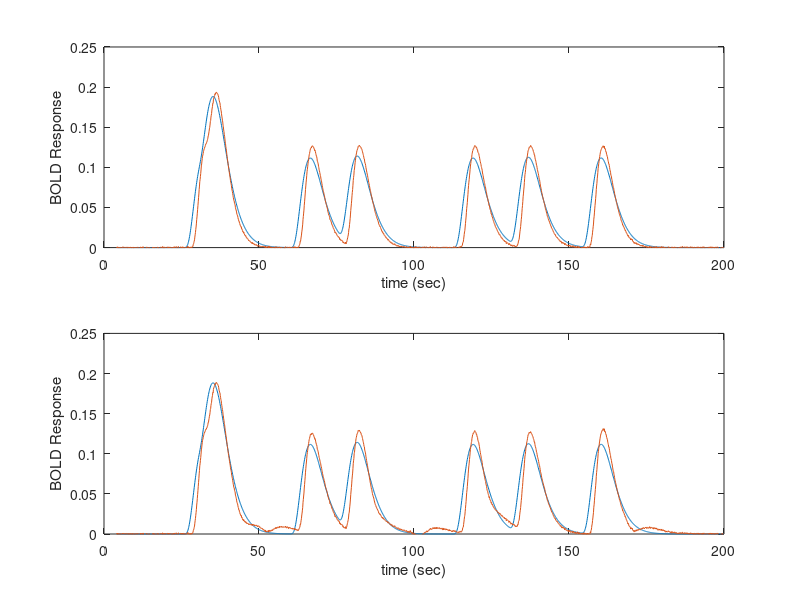
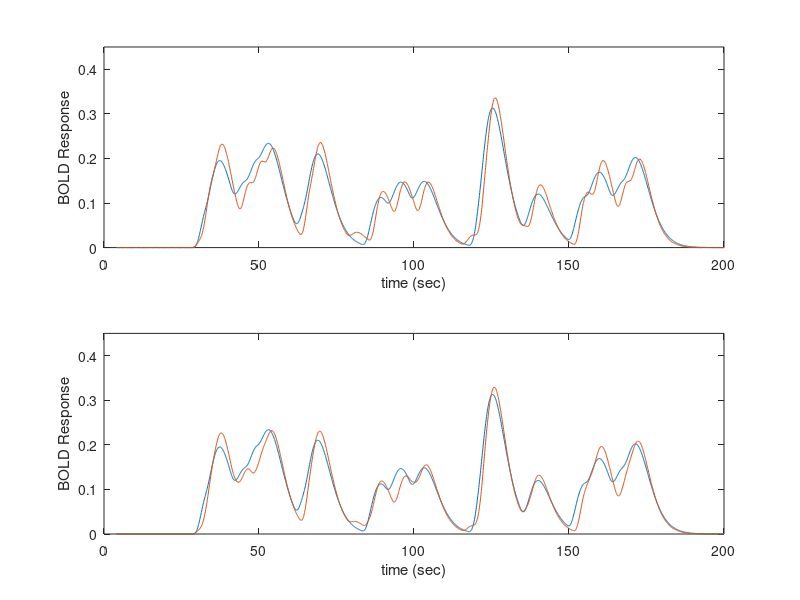

Source code (MATLAB) for these figures, in order:
clear all; close all; clc;                  		% Clear all workspaces
ntime=2000; T=200; t=T*[0:ntime-1]/ntime;   	    % define time
TR=2; TR=TR*ntime/T;                        		% TR in seconds
lag=1; lag=lag*ntime/T;                     		% ny lag in seconds

n=4; lamda=2;                               		% Create the hrf
hrf=(t.^(n-1)).*exp(-t/lamda)/((lamda^n)*factorial(n-1));

box=ones(1,10); ISI=250; sig=.001;

% Create the boxcars & BOLD responses
% Region 3
n3=zeros(1,ntime); 
for i=1:7
    delay=ISI*(i-1)+geornd(.01); E(i)=delay+1;
    ntemp=[zeros(1,delay),box,zeros(1,ntime-delay-10)];
    n3=n3+ntemp;
end;
B3=conv(hrf,n3)/10; B3=B3(1:ntime)+normrnd(0,sig,1,ntime);

% Region 1
n1=zeros(1,ntime); 
for i=1:7
    delay=E(i)+geornd(.01); 
    ntemp=[zeros(1,delay),box,zeros(1,ntime-delay-10)];
    n1=n1+ntemp;
end;
for i=1:4
    delay=1.5*ISI*i+geornd(.01);
    ntemp=[zeros(1,delay),box,zeros(1,ntime-delay-10)];
    n1=n1+ntemp;
end;
B1=conv(hrf,n1)/10; B1=B1(1:ntime);

% Region 2 with inputs from region 1 only
n2=zeros(1,ntime); 
for i=1:7
    delay=E(i)+geornd(.01); 
    ntemp=[zeros(1,delay),box,zeros(1,ntime-delay-10)];
    n2=n2+ntemp;
end;
B2=conv(hrf,n3)/10; B2=B2(1:ntime);

% Figure 10.4 model
% Evaluate (Order 2) model: 2 given 2 & 3 
X=[[B2(TR+1:ntime-TR)]' [B3(TR+1:ntime-TR)]' [B2(1:ntime-2*TR)]' [B3(1:ntime-2*TR)]']; 
Y=[B2(2*TR+1:ntime)]';
A=(inv(X'*X))*X'*Y; P=X*A;
tt=(2*TR+1)*T/ntime:T/ntime:T;
subplot(2,1,1); plot(tt,Y,tt,P); axis([0 200 0 .25]);
xlabel('time (sec)'); ylabel('BOLD Response');
sigsimp=(Y-P)'*(Y-P);

% Evaluate (Order 2) model: 2 given 1, 2 & 3 model 
X=[[B2(TR+1:ntime-TR)]' [B1(TR+1:ntime-TR)]' [B3(TR+1:ntime-TR)]' ...
     [B2(1:ntime-2*TR)]' [B1(1:ntime-2*TR)]' [B3(1:ntime-2*TR)]']; 
Y=[B2(2*TR+1:ntime)]';
A=(inv(X'*X))*X'*Y; P=X*A;
tt=(2*TR+1)*T/ntime:T/ntime:T;
subplot(2,1,2); plot(tt,Y,tt,P); axis([0 200 0 .25])
xlabel('time (sec)'); ylabel('BOLD Response');
sigfull=(Y-P)'*(Y-P);

% Compute conditional Granger causality
F12=log(sigsimp/sigfull) 

% Figure 10.5 model
% Build neural activation in region 2 
nkdelay=[zeros(1,20),n1(1:1980)];
n213=n2+nkdelay; 
B213=conv(hrf,n213)/10; B213=B213(1:ntime);

% Evaluate (Order 2) model: 2 given 2 & 3 
X=[[B213(TR+1:ntime-TR)]' [B3(TR+1:ntime-TR)]' [B213(1:ntime-2*TR)]' [B3(1:ntime-2*TR)]']; 
Y=[B213(2*TR+1:ntime)]';
A=(inv(X'*X))*X'*Y; P=X*A;
tt=(2*TR+1)*T/ntime:T/ntime:T;
figure;
subplot(2,1,1); plot(tt,Y,tt,P); axis([0 200 0 .45]);
xlabel('time (sec)'); ylabel('BOLD Response');
sigsimp=(Y-P)'*(Y-P);

% Evaluate (Order 2) model: 2 given 1, 2 & 3 model 
X=[[B213(TR+1:ntime-TR)]' [B1(TR+1:ntime-TR)]' [B3(TR+1:ntime-TR)]' ...
     [B213(1:ntime-2*TR)]' [B1(1:ntime-2*TR)]' [B3(1:ntime-2*TR)]']; 
Y=[B213(2*TR+1:ntime)]';
A=(inv(X'*X))*X'*Y; P=X*A;
tt=(2*TR+1)*T/ntime:T/ntime:T;
subplot(2,1,2); plot(tt,Y,tt,P); axis([0 200 0 .45])
xlabel('time (sec)'); ylabel('BOLD Response');
sigfull=(Y-P)'*(Y-P);

% Compute conditional Granger causality
F12=log(sigsimp/sigfull) 

